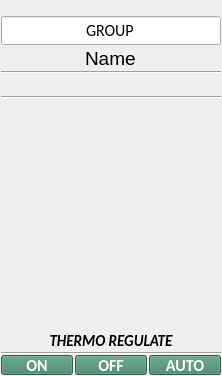
<?xml version="1.0" encoding="UTF-8"?>
<ui version="4.0">
 <class>Form</class>
 <widget class="QWidget" name="Form">
  <property name="geometry">
   <rect>
    <x>0</x>
    <y>0</y>
    <width>222</width>
    <height>376</height>
   </rect>
  </property>
  <property name="sizePolicy">
   <sizepolicy hsizetype="Preferred" vsizetype="Preferred">
    <horstretch>0</horstretch>
    <verstretch>0</verstretch>
   </sizepolicy>
  </property>
  <property name="minimumSize">
   <size>
    <width>154</width>
    <height>170</height>
   </size>
  </property>
  <property name="maximumSize">
   <size>
    <width>65000</width>
    <height>65000</height>
   </size>
  </property>
  <property name="font">
   <font>
    <family>Calibri</family>
    <pointsize>12</pointsize>
    <weight>50</weight>
    <bold>false</bold>
   </font>
  </property>
  <property name="windowTitle">
   <string>Form</string>
  </property>
  <property name="styleSheet">
   <string notr="true"/>
  </property>
  <layout class="QGridLayout" name="gridLayout">
   <property name="leftMargin">
    <number>1</number>
   </property>
   <property name="topMargin">
    <number>1</number>
   </property>
   <property name="rightMargin">
    <number>1</number>
   </property>
   <property name="bottomMargin">
    <number>1</number>
   </property>
   <property name="spacing">
    <number>0</number>
   </property>
   <item row="0" column="0">
    <spacer name="verticalSpacer_2">
     <property name="orientation">
      <enum>Qt::Vertical</enum>
     </property>
     <property name="sizeType">
      <enum>QSizePolicy::Fixed</enum>
     </property>
     <property name="sizeHint" stdset="0">
      <size>
       <width>20</width>
       <height>15</height>
      </size>
     </property>
    </spacer>
   </item>
   <item row="2" column="0">
    <layout class="QHBoxLayout" name="horizontalLayout_2">
     <property name="spacing">
      <number>2</number>
     </property>
     <property name="sizeConstraint">
      <enum>QLayout::SetMinimumSize</enum>
     </property>
     <item>
      <widget class="QPushButton" name="pushButton_2">
       <property name="minimumSize">
        <size>
         <width>0</width>
         <height>20</height>
        </size>
       </property>
       <property name="maximumSize">
        <size>
         <width>1677721</width>
         <height>20</height>
        </size>
       </property>
       <property name="font">
        <font>
         <weight>75</weight>
         <bold>true</bold>
        </font>
       </property>
       <property name="styleSheet">
        <string notr="true">color: rgb(255, 255, 255);
background-color: rgb(65, 128, 100);</string>
       </property>
       <property name="text">
        <string>ON</string>
       </property>
       <property name="checkable">
        <bool>true</bool>
       </property>
      </widget>
     </item>
     <item>
      <widget class="QPushButton" name="pushButton">
       <property name="maximumSize">
        <size>
         <width>1677721</width>
         <height>20</height>
        </size>
       </property>
       <property name="font">
        <font>
         <family>Calibri</family>
         <pointsize>12</pointsize>
         <weight>75</weight>
         <italic>false</italic>
         <bold>true</bold>
        </font>
       </property>
       <property name="autoFillBackground">
        <bool>false</bool>
       </property>
       <property name="styleSheet">
        <string notr="true">color: rgb(255, 255, 255);
background-color: rgb(65, 128, 100);</string>
       </property>
       <property name="text">
        <string>OFF</string>
       </property>
       <property name="checkable">
        <bool>true</bool>
       </property>
       <property name="default">
        <bool>false</bool>
       </property>
       <property name="flat">
        <bool>false</bool>
       </property>
      </widget>
     </item>
     <item>
      <widget class="QPushButton" name="pushButton_3">
       <property name="minimumSize">
        <size>
         <width>0</width>
         <height>20</height>
        </size>
       </property>
       <property name="maximumSize">
        <size>
         <width>1677721</width>
         <height>20</height>
        </size>
       </property>
       <property name="font">
        <font>
         <weight>75</weight>
         <bold>true</bold>
        </font>
       </property>
       <property name="styleSheet">
        <string notr="true">color: rgb(255, 255, 255);
background-color: rgb(65, 128, 100);</string>
       </property>
       <property name="text">
        <string>AUTO</string>
       </property>
       <property name="checkable">
        <bool>true</bool>
       </property>
      </widget>
     </item>
    </layout>
   </item>
   <item row="1" column="0">
    <layout class="QVBoxLayout" name="verticalLayout">
     <property name="spacing">
      <number>1</number>
     </property>
     <item>
      <widget class="QLineEdit" name="lineEdit">
       <property name="text">
        <string>GROUP</string>
       </property>
       <property name="alignment">
        <set>Qt::AlignCenter</set>
       </property>
      </widget>
     </item>
     <item>
      <widget class="QLineEdit" name="lineEditName">
       <property name="sizePolicy">
        <sizepolicy hsizetype="Expanding" vsizetype="Expanding">
         <horstretch>0</horstretch>
         <verstretch>0</verstretch>
        </sizepolicy>
       </property>
       <property name="minimumSize">
        <size>
         <width>0</width>
         <height>24</height>
        </size>
       </property>
       <property name="maximumSize">
        <size>
         <width>16777215</width>
         <height>24</height>
        </size>
       </property>
       <property name="font">
        <font>
         <family>MS Shell Dlg 2</family>
         <pointsize>14</pointsize>
         <italic>false</italic>
        </font>
       </property>
       <property name="styleSheet">
        <string notr="true">background-color: rgba(255, 255, 255, 0);</string>
       </property>
       <property name="text">
        <string>Name</string>
       </property>
       <property name="frame">
        <bool>false</bool>
       </property>
       <property name="alignment">
        <set>Qt::AlignHCenter|Qt::AlignTop</set>
       </property>
       <property name="readOnly">
        <bool>false</bool>
       </property>
      </widget>
     </item>
     <item>
      <widget class="Line" name="line_3">
       <property name="orientation">
        <enum>Qt::Horizontal</enum>
       </property>
      </widget>
     </item>
     <item>
      <layout class="QHBoxLayout" name="horizontalLayout">
       <item>
        <widget class="QLabel" name="label">
         <property name="sizePolicy">
          <sizepolicy hsizetype="Preferred" vsizetype="Minimum">
           <horstretch>0</horstretch>
           <verstretch>0</verstretch>
          </sizepolicy>
         </property>
         <property name="minimumSize">
          <size>
           <width>152</width>
           <height>0</height>
          </size>
         </property>
         <property name="maximumSize">
          <size>
           <width>65000</width>
           <height>65000</height>
          </size>
         </property>
         <property name="styleSheet">
          <string notr="true">background-color: rgba(255, 255, 255, 0);</string>
         </property>
         <property name="text">
          <string/>
         </property>
         <property name="pixmap">
          <pixmap resource="res/wresources.qrc">:/scenaries/pixmap/sc_reg_90.png</pixmap>
         </property>
         <property name="scaledContents">
          <bool>false</bool>
         </property>
         <property name="alignment">
          <set>Qt::AlignCenter</set>
         </property>
        </widget>
       </item>
      </layout>
     </item>
     <item>
      <widget class="Line" name="line">
       <property name="orientation">
        <enum>Qt::Horizontal</enum>
       </property>
      </widget>
     </item>
     <item>
      <spacer name="verticalSpacer">
       <property name="orientation">
        <enum>Qt::Vertical</enum>
       </property>
       <property name="sizeHint" stdset="0">
        <size>
         <width>20</width>
         <height>40</height>
        </size>
       </property>
      </spacer>
     </item>
     <item>
      <widget class="QLabel" name="lbl_title">
       <property name="minimumSize">
        <size>
         <width>0</width>
         <height>0</height>
        </size>
       </property>
       <property name="maximumSize">
        <size>
         <width>16777215</width>
         <height>16777215</height>
        </size>
       </property>
       <property name="font">
        <font>
         <family>Calibri</family>
         <pointsize>11</pointsize>
         <weight>75</weight>
         <italic>true</italic>
         <bold>true</bold>
        </font>
       </property>
       <property name="styleSheet">
        <string notr="true">background-color: rgba(255, 255, 255, 0);</string>
       </property>
       <property name="frameShape">
        <enum>QFrame::NoFrame</enum>
       </property>
       <property name="frameShadow">
        <enum>QFrame::Sunken</enum>
       </property>
       <property name="text">
        <string>THERMO REGULATE</string>
       </property>
       <property name="alignment">
        <set>Qt::AlignCenter</set>
       </property>
       <property name="wordWrap">
        <bool>true</bool>
       </property>
      </widget>
     </item>
     <item>
      <widget class="Line" name="line_2">
       <property name="minimumSize">
        <size>
         <width>0</width>
         <height>0</height>
        </size>
       </property>
       <property name="maximumSize">
        <size>
         <width>16777215</width>
         <height>16777215</height>
        </size>
       </property>
       <property name="orientation">
        <enum>Qt::Horizontal</enum>
       </property>
      </widget>
     </item>
    </layout>
   </item>
  </layout>
 </widget>
 <resources>
  <include location="res/wresources.qrc"/>
 </resources>
 <connections/>
</ui>
